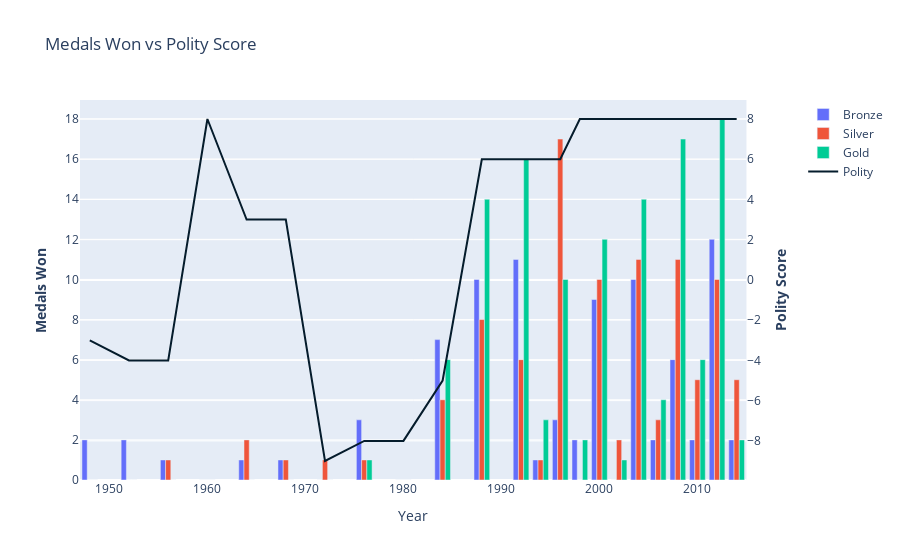
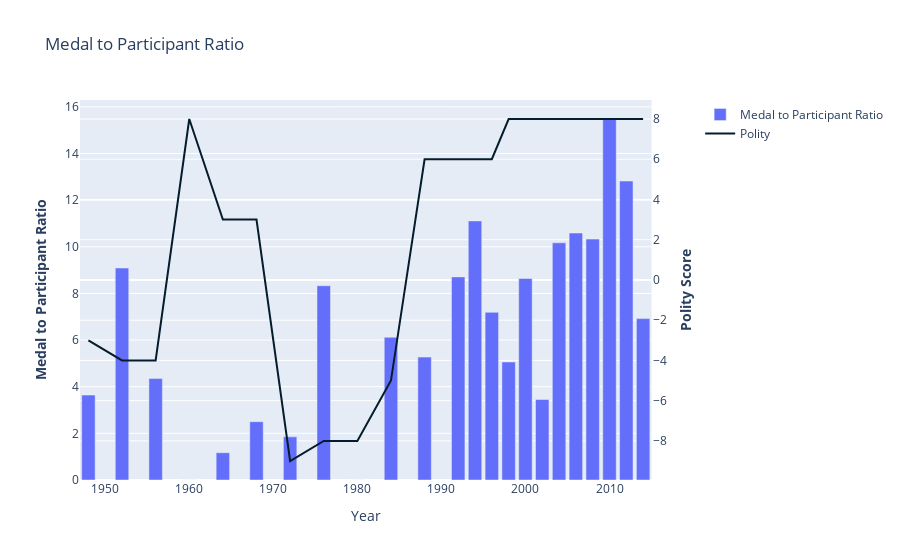
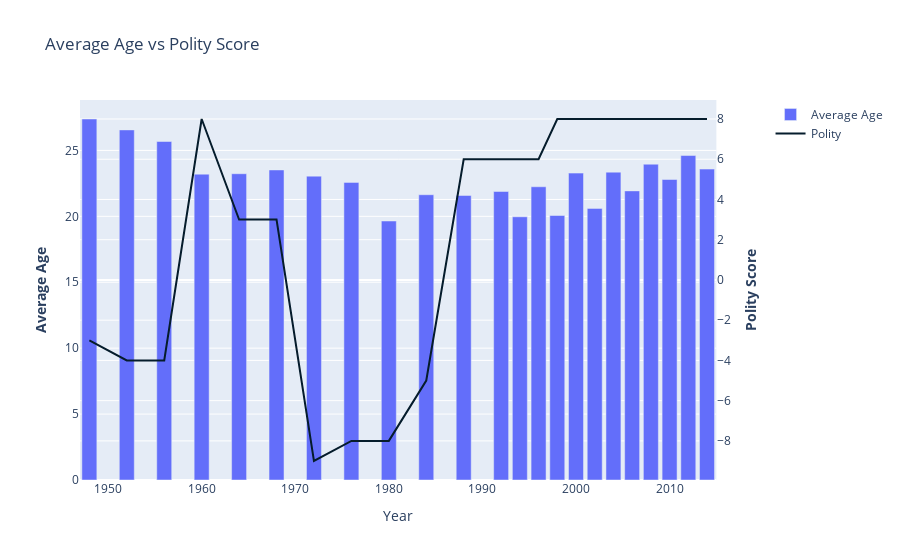
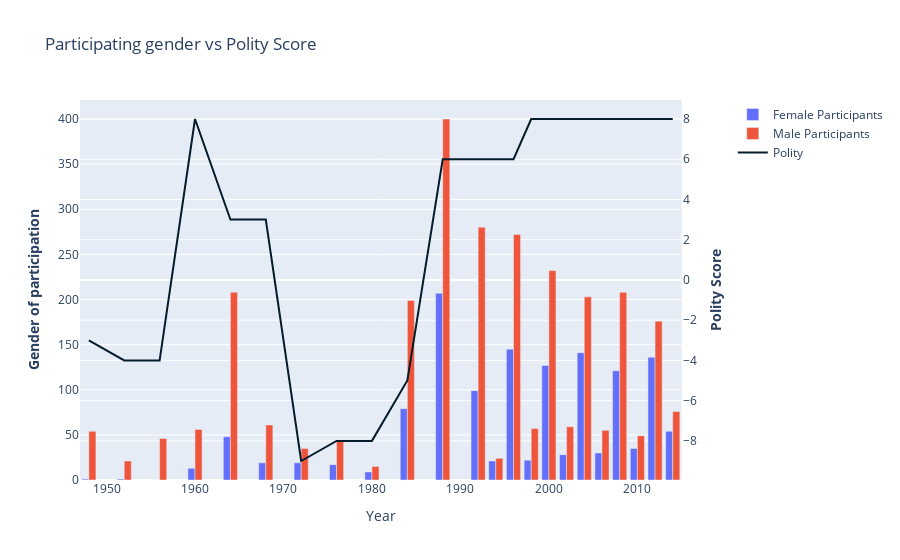

The code cell stored with these charts, in order, in its notebook:
### Code cell
plot_graphs_for_country(final_df, polity_dff3, 'SOUTH KOREA', 1945, 2014)

### Figure 1 — Plotly figure (JSON) as saved in the notebook; plotly's stock layout.template omitted (floating-point values rounded to 4 significant figures)
{"data": [{"name": "Bronze", "type": "bar", "x": [1948, 1952, 1956, 1960, 1964, 1968, 1972, 1976, 1980, 1984, 1988, 1992, 1994, 1996, 1998, 2000, 2002, 2004, 2006, 2008, 2010, 2012, 2014], "xaxis": "x", "y": [2, 2, 1, 0, 1, 1, 0, 3, 0, 7, 10, 11, 1, 3, 2, 9, 0, 10, 2, 6, 2, 12, 2], "yaxis": "y"}, {"name": "Silver", "type": "bar", "x": [1948, 1952, 1956, 1960, 1964, 1968, 1972, 1976, 1980, 1984, 1988, 1992, 1994, 1996, 1998, 2000, 2002, 2004, 2006, 2008, 2010, 2012, 2014], "xaxis": "x", "y": [0, 0, 1, 0, 2, 1, 1, 1, 0, 4, 8, 6, 1, 17, 0, 10, 2, 11, 3, 11, 5, 10, 5], "yaxis": "y"}, {"name": "Gold", "type": "bar", "x": [1948, 1952, 1956, 1960, 1964, 1968, 1972, 1976, 1980, 1984, 1988, 1992, 1994, 1996, 1998, 2000, 2002, 2004, 2006, 2008, 2010, 2012, 2014], "xaxis": "x", "y": [0, 0, 0, 0, 0, 0, 0, 1, 0, 6, 14, 16, 3, 10, 2, 12, 1, 14, 4, 17, 6, 18, 2], "yaxis": "y"}, {"marker": {"color": "#051c2c"}, "name": "Polity", "type": "scatter", "x": [1948, 1952, 1956, 1960, 1964, 1968, 1972, 1976, 1980, 1984, 1988, 1992, 1994, 1996, 1998, 2000, 2002, 2004, 2006, 2008, 2010, 2012, 2014], "xaxis": "x", "y": [-3, -4, -4, 8, 3, 3, -9, -8, -8, -5, 6, 6, 6, 6, 8, 8, 8, 8, 8, 8, 8, 8, 8], "yaxis": "y2"}], "layout": {"title": {"text": "Medals Won vs Polity Score"}, "xaxis": {"anchor": "y", "domain": [0, 0.94], "title": {"text": "Year"}}, "yaxis": {"anchor": "x", "domain": [0, 1], "title": {"text": "<b>Medals Won</b>"}}, "yaxis2": {"anchor": "x", "overlaying": "y", "side": "right", "title": {"text": "<b>Polity Score</b>"}}}}

### Figure 2 — Plotly figure (JSON) as saved in the notebook; plotly's stock layout.template omitted (floating-point values rounded to 4 significant figures)
{"data": [{"name": "Medal to Participant Ratio", "type": "bar", "x": [1948, 1952, 1956, 1960, 1964, 1968, 1972, 1976, 1980, 1984, 1988, 1992, 1994, 1996, 1998, 2000, 2002, 2004, 2006, 2008, 2010, 2012, 2014], "xaxis": "x", "y": [3.64, 9.09, 4.35, 0, 1.17, 2.5, 1.85, 8.33, 0, 6.12, 5.27, 8.71, 11.11, 7.19, 5.06, 8.64, 3.45, 10.17, 10.59, 10.33, 15.48, 12.82, 6.92], "yaxis": "y"}, {"marker": {"color": "#051c2c"}, "name": "Polity", "type": "scatter", "x": [1948, 1952, 1956, 1960, 1964, 1968, 1972, 1976, 1980, 1984, 1988, 1992, 1994, 1996, 1998, 2000, 2002, 2004, 2006, 2008, 2010, 2012, 2014], "xaxis": "x", "y": [-3, -4, -4, 8, 3, 3, -9, -8, -8, -5, 6, 6, 6, 6, 8, 8, 8, 8, 8, 8, 8, 8, 8], "yaxis": "y2"}], "layout": {"title": {"text": "Medal to Participant Ratio"}, "xaxis": {"anchor": "y", "domain": [0, 0.94], "title": {"text": "Year"}}, "yaxis": {"anchor": "x", "domain": [0, 1], "title": {"text": "<b>Medal to Participant Ratio</b>"}}, "yaxis2": {"anchor": "x", "overlaying": "y", "side": "right", "title": {"text": "<b>Polity Score</b>"}}}}

### Figure 3 — Plotly figure (JSON) as saved in the notebook; plotly's stock layout.template omitted (floating-point values rounded to 4 significant figures)
{"data": [{"name": "Average Age", "type": "bar", "x": [1948, 1952, 1956, 1960, 1964, 1968, 1972, 1976, 1980, 1984, 1988, 1992, 1994, 1996, 1998, 2000, 2002, 2004, 2006, 2008, 2010, 2012, 2014], "xaxis": "x", "y": [27.38, 26.56, 25.67, 23.2, 23.23, 23.52, 23.05, 22.57, 19.64, 21.64, 21.58, 21.88, 19.96, 22.24, 20.06, 23.28, 20.6, 23.35, 21.93, 23.95, 22.79, 24.61, 23.58], "yaxis": "y"}, {"marker": {"color": "#051c2c"}, "name": "Polity", "type": "scatter", "x": [1948, 1952, 1956, 1960, 1964, 1968, 1972, 1976, 1980, 1984, 1988, 1992, 1994, 1996, 1998, 2000, 2002, 2004, 2006, 2008, 2010, 2012, 2014], "xaxis": "x", "y": [-3, -4, -4, 8, 3, 3, -9, -8, -8, -5, 6, 6, 6, 6, 8, 8, 8, 8, 8, 8, 8, 8, 8], "yaxis": "y2"}], "layout": {"title": {"text": "Average Age vs Polity Score"}, "xaxis": {"anchor": "y", "domain": [0, 0.94], "title": {"text": "Year"}}, "yaxis": {"anchor": "x", "domain": [0, 1], "title": {"text": "<b>Average Age</b>"}}, "yaxis2": {"anchor": "x", "overlaying": "y", "side": "right", "title": {"text": "<b>Polity Score</b>"}}}}

### Figure 4 — Plotly figure (JSON) as saved in the notebook; plotly's stock layout.template omitted (floating-point values rounded to 4 significant figures)
{"data": [{"name": "Female Participants", "type": "bar", "x": [1948, 1952, 1956, 1960, 1964, 1968, 1972, 1976, 1980, 1984, 1988, 1992, 1994, 1996, 1998, 2000, 2002, 2004, 2006, 2008, 2010, 2012, 2014], "xaxis": "x", "y": [1, 1, 0, 13, 48, 19, 19, 17, 9, 79, 207, 99, 21, 145, 22, 127, 28, 141, 30, 121, 35, 136, 54], "yaxis": "y"}, {"name": "Male Participants", "type": "bar", "x": [1948, 1952, 1956, 1960, 1964, 1968, 1972, 1976, 1980, 1984, 1988, 1992, 1994, 1996, 1998, 2000, 2002, 2004, 2006, 2008, 2010, 2012, 2014], "xaxis": "x", "y": [54, 21, 46, 56, 208, 61, 35, 43, 15, 199, 400, 280, 24, 272, 57, 232, 59, 203, 55, 208, 49, 176, 76], "yaxis": "y"}, {"marker": {"color": "#051c2c"}, "name": "Polity", "type": "scatter", "x": [1948, 1952, 1956, 1960, 1964, 1968, 1972, 1976, 1980, 1984, 1988, 1992, 1994, 1996, 1998, 2000, 2002, 2004, 2006, 2008, 2010, 2012, 2014], "xaxis": "x", "y": [-3, -4, -4, 8, 3, 3, -9, -8, -8, -5, 6, 6, 6, 6, 8, 8, 8, 8, 8, 8, 8, 8, 8], "yaxis": "y2"}], "layout": {"title": {"text": "Participating gender vs Polity Score"}, "xaxis": {"anchor": "y", "domain": [0, 0.94], "title": {"text": "Year"}}, "yaxis": {"anchor": "x", "domain": [0, 1], "title": {"text": "<b>Gender of participation</b>"}}, "yaxis2": {"anchor": "x", "overlaying": "y", "side": "right", "title": {"text": "<b>Polity Score</b>"}}}}
